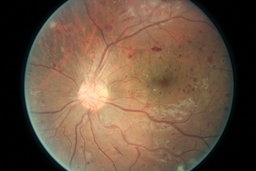
#> input picture src/preprocessing/train256/16_right.jpeg, 256 x 171 px
$ jupyter execute --allow-errors flood_fill.ipynb   (shell and % lines are left out)   (Python 2 division)   (older library calls are emulated)
#> lines starting #> are read from the running program, lines starting #| are printed output that depends on the picture
[cell 1]
from __future__ import division

import numpy as np
import pandas as pd
import matplotlib.pyplot as plt
import Image
import matplotlib.patches as mpatches
from collections import deque
import time
import cv2

[cell 2]
#input_image = plt.imread('train_pic/10003_left.jpeg')
#input_image = plt.imread('train96/10003_left.jpeg')
input_image = plt.imread('train256/16_right.jpeg')
#> input_image is the input picture: shape (171, 256, 3); mean R, G, B 105.8, 83, 64.2
plt.imshow(input_image)
plt.show()

[cell 3]
# test opencv
input_image_cv = cv2.imread('train256/16_right.jpeg', 1)
#input_image_cv = cv2.imread('train256/16_right.jpeg', cv2.CV_LOAD_IMAGE_COLOR)
cv2.imshow('image',input_image_cv)
cv2.waitKey(0)
cv2.destroyAllWindows()

[cell 4]
# test opencv
#c_input_image_cv = cv2.cvtColor(input_image_cv, cv2.COLOR_BGR2HSV)
c_input_image_cv = cv2.cvtColor(input_image_cv, cv2.COLOR_BGR2HLS)
#> c_input_image_cv: shape (171, 256, 3); mean of channels 0, 1, 2 18.8, 85.3, 69.1
#cv2.imshow('image',cv2.cvtColor(c_input_image_cv, cv2.COLOR_HSV2BGR))
#cv2.waitKey(0)
#cv2.destroyAllWindows()

start = time.time()
#> (the rest of this cell did not finish here and is left out)

[cell 5]
input_image_cv = cv2.imread('train256/16_right.jpeg', 1)
input_image_hls = cv2.cvtColor(input_image_cv, cv2.COLOR_BGR2HLS)
#> (the rest of this cell did not finish here and is left out)

[cell 6]
input_image_hls[100][200]
#> Out = [16, 96, 66]

[cell 7]
# [6 lines left out: function full_saturation_hls, not called in this run]

[cell 8]
# [63 lines left out: function flood_fill_hsv, not called in this run]

[cell 9]
def flood_fill(input_image, threshold):
#> called with threshold = 100
    segment_counter = 0
    segment_res = np.zeros((input_image.shape[0], input_image.shape[1]), dtype=np.uint64)
    color_mean = []
    #debug
    #print segment_res.shape
    #covered_pixel = 0
    #debug
    direction = [(0, -1), (0, 1), (1, 0), (-1, 0)]
    x = input_image.shape[0]
#> x = 171
    y = input_image.shape[1]
#> y = 256

    for i in range(input_image.shape[0]):
        for j in range(input_image.shape[1]):
            if (segment_res[i][j] == 0):
                queue_list = deque([(i, j)])
                segment_counter = segment_counter + 1
                segment_res[i][j] = segment_counter
                #regeion_color0 = [input_image[i][j][0]]
                #regeion_color1 = [input_image[i][j][1]]
                #regeion_color2 = [input_image[i][j][2]]
                c0_sum = long(input_image[i][j][0])
                c0_num = long(1)
                c1_sum = long(input_image[i][j][1])
                c1_num = long(1)
                c2_sum = long(input_image[i][j][2])
                c2_num = long(1)
                #while (len(queue_list) > 0):
                #start = time.time()
                while queue_list:
                    center_i, center_j = queue_list.popleft()
                    # [4 lines of commented-out code are left out]
                    for dirc in direction:
                        new_i = center_i + dirc[0]
                        new_j = center_j + dirc[1]
                        if (new_i >= 0 and new_i < x and new_j >= 0 and new_j < y and segment_res[new_i][new_j] == 0):
                            delta0 = input_image[center_i][center_j][0] - input_image[new_i][new_j][0]
                            delta1 = input_image[center_i][center_j][1] - input_image[new_i][new_j][1]
                            delta2 = input_image[center_i][center_j][2] - input_image[new_i][new_j][2]
                            color_distance = (delta0 ** 2) + (delta1 ** 2) + (delta2 ** 2)
                            if (color_distance <= threshold):
                                queue_list.append((new_i, new_j))
                                segment_res[new_i][new_j] = segment_counter
                                #regeion_color0.append(input_image[new_i][new_j][0])
                                #regeion_color1.append(input_image[new_i][new_j][1])
                                #regeion_color2.append(input_image[new_i][new_j][2])
                                c0_sum += input_image[new_i][new_j][0]
                                c0_num += 1
                                c1_sum += input_image[new_i][new_j][1]
                                c1_num += 1
                                c2_sum += input_image[new_i][new_j][2]
                                c2_num += 1
                                # [8 lines of commented-out code are left out]
                color_mean.append((int(c0_sum/c0_num), int(c1_sum/c1_num), int(c2_sum/c2_num)))
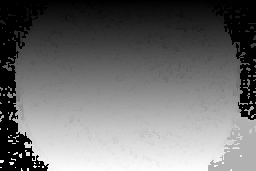
#> segment_res: shape (171, 256) uint64; min 1, max 14801, mean 6488.3; drawn with min black and max white
#> after the loop, color_mean = 14801 items, first 6: (0, 0, 0), (1, 1, 1), (1, 1, 1), (1, 1, 1), (1, 1, 1), (1, 1, 1); segment_counter = 14801
                #print "2",time.time() - start

    res_pic = np.zeros(input_image.shape, dtype = np.uint8)
    for i in range(x):
        for j in range(y):
            res_pic[i][j][0] = color_mean[int(segment_res[i][j] - 1)][0]
            res_pic[i][j][1] = color_mean[int(segment_res[i][j] - 1)][1]
            res_pic[i][j][2] = color_mean[int(segment_res[i][j] - 1)][2]
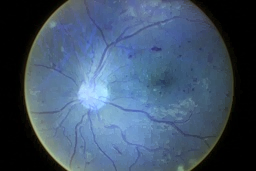
#> res_pic: shape (171, 256, 3); mean of channels 0, 1, 2 105.6, 82.7, 64; drawn as B, G, R

    return segment_res, res_pic, segment_counter

[cell 10]
start = time.time()
segment_res, res_pic, segment_counter = flood_fill(input_image, 100)
#> segment_counter = 14801
print time.time() - start
plt.imshow(res_pic)
plt.show()

[cell 11]
print segment_counter
#| 14801

$ run again, with src/preprocessing/train96/10003_left.jpeg copied over src/preprocessing/train256/16_right.jpeg
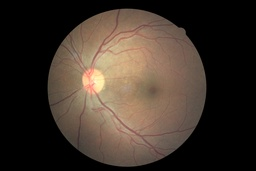
#> input picture src/preprocessing/train96/10003_left.jpeg, 256 x 171 px
#> input_image is the input picture: shape (171, 256, 3); mean R, G, B 62.6, 51.3, 42.1
#> c_input_image_cv: shape (171, 256, 3); mean of channels 0, 1, 2 8.5, 52.4, 40.1
#> Out = [12, 81, 35]
#> after the loop in flood_fill, `for i in range(input_image.shape[0]):`:
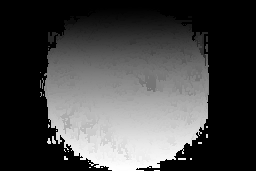
#> segment_res: shape (171, 256) uint64; min 1, max 7976, mean 2204.4; drawn with min black and max white
#> after the loop in flood_fill, `for i in range(input_image.shape[0]):`: color_mean = 7976 items, first 6: (0, 0, 0), (0, 1, 0), (0, 0, 0), (0, 0, 1), (0, 0, 0), (0, 0, 0); segment_counter = 7976
#> after the loop in flood_fill, `for i in range(x):`:
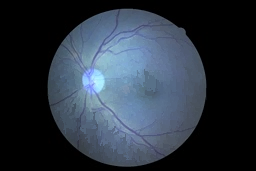
#> res_pic: shape (171, 256, 3); mean of channels 0, 1, 2 62.4, 51.1, 42; drawn as B, G, R
#| 7976

$ run again, with src/preprocessing/train256/39948_right.jpeg copied over src/preprocessing/train256/16_right.jpeg
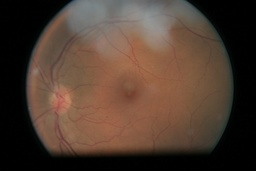
#> input picture src/preprocessing/train256/39948_right.jpeg, 256 x 171 px
#> input_image is the input picture: shape (171, 256, 3); mean R, G, B 79.1, 60.3, 48.8
#> c_input_image_cv: shape (171, 256, 3); mean of channels 0, 1, 2 17.2, 64, 54.1
#> Out = [13, 85, 75]
#> after the loop in flood_fill, `for i in range(input_image.shape[0]):`:
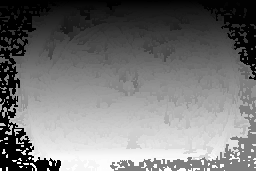
#> segment_res: shape (171, 256) uint64; min 1, max 8268, mean 3850.6; drawn with min black and max white
#> after the loop in flood_fill, `for i in range(input_image.shape[0]):`: color_mean = 8268 items, first 6: (0, 0, 0), (1, 1, 1), (1, 1, 1), (1, 1, 1), (1, 1, 1), (0, 0, 0); segment_counter = 8268
#> after the loop in flood_fill, `for i in range(x):`:
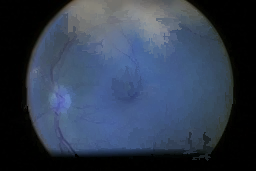
#> res_pic: shape (171, 256, 3); mean of channels 0, 1, 2 78.8, 60, 48.5; drawn as B, G, R
#| 8268
